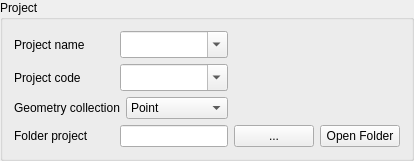
               <widget class="QgsCollapsibleGroupBox" name="groupBox_2">
                <property name="sizePolicy">
                 <sizepolicy hsizetype="Expanding" vsizetype="Expanding">
                  <horstretch>0</horstretch>
                  <verstretch>0</verstretch>
                 </sizepolicy>
                </property>
                <property name="title">
                 <string>Project</string>
                </property>
                <property name="collapsed">
                 <bool>false</bool>
                </property>
                <property name="saveCollapsedState">
                 <bool>false</bool>
                </property>
                <property name="saveCheckedState">
                 <bool>false</bool>
                </property>
                <layout class="QGridLayout" name="gridLayout_7">
                 <item row="0" column="0">
                  <widget class="QLabel" name="label_25">
                   <property name="sizePolicy">
                    <sizepolicy hsizetype="Expanding" vsizetype="Preferred">
                     <horstretch>0</horstretch>
                     <verstretch>0</verstretch>
                    </sizepolicy>
                   </property>
                   <property name="text">
                    <string>Project name</string>
                   </property>
                  </widget>
                 </item>
                 <item row="0" column="1" colspan="2">
                  <widget class="QComboBox" name="comboBox_p_name">
                   <property name="enabled">
                    <bool>true</bool>
                   </property>
                   <property name="sizePolicy">
                    <sizepolicy hsizetype="Expanding" vsizetype="Fixed">
                     <horstretch>0</horstretch>
                     <verstretch>0</verstretch>
                    </sizepolicy>
                   </property>
                   <property name="minimumSize">
                    <size>
                     <width>0</width>
                     <height>0</height>
                    </size>
                   </property>
                   <property name="maximumSize">
                    <size>
                     <width>16777215</width>
                     <height>30</height>
                    </size>
                   </property>
                   <property name="font">
                    <font>
                     <pointsize>12</pointsize>
                     <weight>75</weight>
                     <bold>true</bold>
                    </font>
                   </property>
                   <property name="mouseTracking">
                    <bool>true</bool>
                   </property>
                   <property name="whatsThis">
                    <string>&lt;html&gt;&lt;head/&gt;&lt;body&gt;&lt;p&gt;&lt;a href=&quot;https://www.youtube.com/watch?v=l1nVPHf_1wI&amp;t=50s&quot;&gt;&lt;span style=&quot; text-decoration: underline; color:#0000ff;&quot;&gt;Doc&lt;/span&gt;&lt;/a&gt;&lt;/p&gt;&lt;/body&gt;&lt;/html&gt;</string>
                   </property>
                   <property name="editable">
                    <bool>true</bool>
                   </property>
                   <property name="currentText">
                    <string/>
                   </property>
                   <property name="maxVisibleItems">
                    <number>99999</number>
                   </property>
                   <property name="maxCount">
                    <number>2147483647</number>
                   </property>
                  </widget>
                 </item>
                 <item row="1" column="0">
                  <widget class="QLabel" name="label_31">
                   <property name="sizePolicy">
                    <sizepolicy hsizetype="Expanding" vsizetype="Preferred">
                     <horstretch>0</horstretch>
                     <verstretch>0</verstretch>
                    </sizepolicy>
                   </property>
                   <property name="text">
                    <string>Project code </string>
                   </property>
                  </widget>
                 </item>
                 <item row="1" column="1" colspan="2">
                  <widget class="QComboBox" name="comboBox_p_code">
                   <property name="enabled">
                    <bool>true</bool>
                   </property>
                   <property name="sizePolicy">
                    <sizepolicy hsizetype="Expanding" vsizetype="Fixed">
                     <horstretch>0</horstretch>
                     <verstretch>0</verstretch>
                    </sizepolicy>
                   </property>
                   <property name="minimumSize">
                    <size>
                     <width>0</width>
                     <height>0</height>
                    </size>
                   </property>
                   <property name="maximumSize">
                    <size>
                     <width>16777215</width>
                     <height>30</height>
                    </size>
                   </property>
                   <property name="font">
                    <font>
                     <pointsize>12</pointsize>
                     <weight>75</weight>
                     <bold>true</bold>
                    </font>
                   </property>
                   <property name="mouseTracking">
                    <bool>true</bool>
                   </property>
                   <property name="whatsThis">
                    <string>&lt;html&gt;&lt;head/&gt;&lt;body&gt;&lt;p&gt;&lt;a href=&quot;https://www.youtube.com/watch?v=l1nVPHf_1wI&amp;t=50s&quot;&gt;&lt;span style=&quot; text-decoration: underline; color:#0000ff;&quot;&gt;Doc&lt;/span&gt;&lt;/a&gt;&lt;/p&gt;&lt;/body&gt;&lt;/html&gt;</string>
                   </property>
                   <property name="editable">
                    <bool>true</bool>
                   </property>
                   <property name="currentText">
                    <string/>
                   </property>
                   <property name="maxVisibleItems">
                    <number>99999</number>
                   </property>
                   <property name="maxCount">
                    <number>2147483647</number>
                   </property>
                  </widget>
                 </item>
                 <item row="2" column="0" colspan="2">
                  <widget class="QLabel" name="label_38">
                   <property name="sizePolicy">
                    <sizepolicy hsizetype="Expanding" vsizetype="Preferred">
                     <horstretch>0</horstretch>
                     <verstretch>0</verstretch>
                    </sizepolicy>
                   </property>
                   <property name="text">
                    <string>Geometry collection</string>
                   </property>
                  </widget>
                 </item>
                 <item row="2" column="2">
                  <widget class="QComboBox" name="comboBox_2">
                   <property name="sizePolicy">
                    <sizepolicy hsizetype="Expanding" vsizetype="Fixed">
                     <horstretch>0</horstretch>
                     <verstretch>0</verstretch>
                    </sizepolicy>
                   </property>
                   <item>
                    <property name="text">
                     <string>Point</string>
                    </property>
                   </item>
                   <item>
                    <property name="text">
                     <string>Polygon</string>
                    </property>
                   </item>
                   <item>
                    <property name="text">
                     <string>Line</string>
                    </property>
                   </item>
                  </widget>
                 </item>
                 <item row="3" column="0">
                  <widget class="QLabel" name="label_30">
                   <property name="sizePolicy">
                    <sizepolicy hsizetype="Expanding" vsizetype="Preferred">
                     <horstretch>0</horstretch>
                     <verstretch>0</verstretch>
                    </sizepolicy>
                   </property>
                   <property name="text">
                    <string>Folder project</string>
                   </property>
                  </widget>
                 </item>
                 <item row="3" column="1" colspan="2">
                  <widget class="QLineEdit" name="lineEdit_sito_path">
                   <property name="sizePolicy">
                    <sizepolicy hsizetype="Expanding" vsizetype="Fixed">
                     <horstretch>0</horstretch>
                     <verstretch>0</verstretch>
                    </sizepolicy>
                   </property>
                  </widget>
                 </item>
                 <item row="3" column="3">
                  <widget class="QPushButton" name="pbn_browse_folder">
                   <property name="sizePolicy">
                    <sizepolicy hsizetype="Expanding" vsizetype="Fixed">
                     <horstretch>0</horstretch>
                     <verstretch>0</verstretch>
                    </sizepolicy>
                   </property>
                   <property name="text">
                    <string>...</string>
                   </property>
                  </widget>
                 </item>
                 <item row="3" column="4">
                  <widget class="QPushButton" name="pbnOpenSiteDirectory">
                   <property name="sizePolicy">
                    <sizepolicy hsizetype="Expanding" vsizetype="Fixed">
                     <horstretch>0</horstretch>
                     <verstretch>0</verstretch>
                    </sizepolicy>
                   </property>
                   <property name="text">
                    <string>Open Folder</string>
                   </property>
                  </widget>
                 </item>
                </layout>
               </widget>
